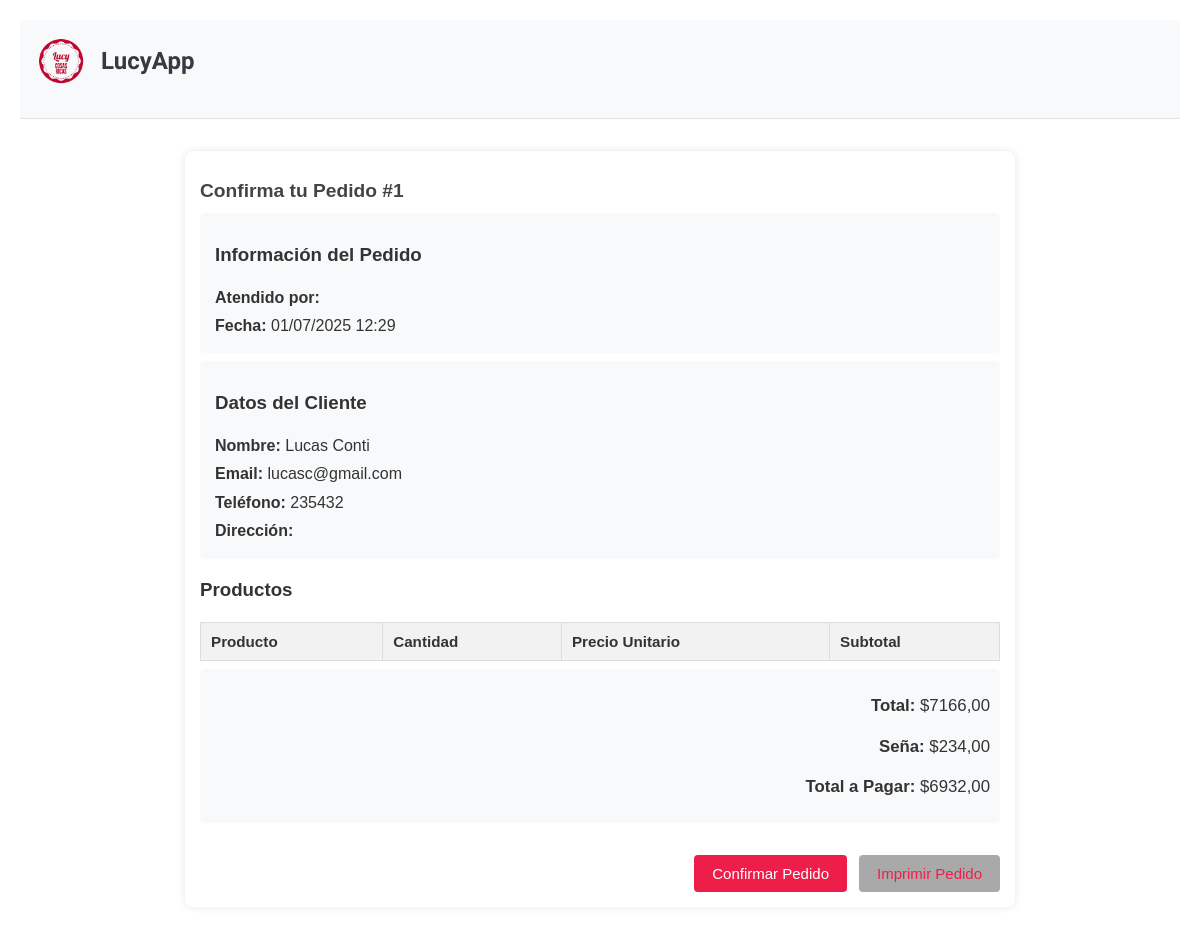
The app's page /catalogo/verificar-pedido/ (signed in) with its own data.
### pedidos/models.py (models this page shows, shortened)
class Pedido(models.Model):
    empleado = models.ForeignKey(Empleado, on_delete=models.SET_NULL, null=True)
    cliente = models.ForeignKey(Cliente, on_delete=models.CASCADE)
    fecha = models.DateTimeField(auto_now_add=True)
    total = models.DecimalField(max_digits=10, decimal_places=2, default=0)
    senia = models.DecimalField(max_digits=10, decimal_places=2, default=0)
    total_final = models.DecimalField(max_digits=10, decimal_places=2, default=0)
    completado = models.BooleanField(default=False)

class Cliente(models.Model):
    nombre_completo = models.CharField(max_length=100)
    email = models.EmailField()
    telefono = models.CharField(max_length=20)
    direccion = models.CharField(max_length=60, blank=True)
    fecha_registro = models.DateTimeField(default=timezone.now)

### pedidos/views.py (the view)
# urls.py: path('verificar-pedido/', views.verificar_pedido, name='verificar_pedido'),
def verificar_pedido(request):
    if 'pedido_id' not in request.session:
        messages.error(request, 'No hay pedido para verificar')
        return redirect('catalogo')
    try:
        pedido = Pedido.objects.get(id=request.session['pedido_id'])
        items = ItemPedido.objects.filter(pedido=pedido)
        if request.method == 'POST':
            pedido.completado = False
            pedido.save()
            del request.session['pedido_id']
            return redirect('gracias')
        return render(request, 'pedidos/verificar_pedido.html', {
            'pedido': pedido,
            'items': items
        })
    except Pedido.DoesNotExist:
        messages.error(request, 'Pedido no encontrado')
        return redirect('catalogo')

### pedidos/templates/pedidos/verificar_pedido.html (shortened to what this page needs)
{% extends 'base.html' %}
{% block content %}
<div class="confirmacion-pedido">
    <h2>Confirma tu Pedido #{{ pedido.id }}</h2>
    <div class="datos-pedido">
        <h3>Información del Pedido</h3>
        <p><strong>Atendido por:</strong> {{ pedido.empleado.nombre }}</p>
        <p><strong>Fecha:</strong> {{ pedido.fecha|date:"d/m/Y H:i" }}</p>
    </div>
    <div class="datos-cliente">
        <h3>Datos del Cliente</h3>
        <p><strong>Nombre:</strong> {{ pedido.cliente.nombre_completo }}</p>
        <p><strong>Email:</strong> {{ pedido.cliente.email }}</p>
        <p><strong>Teléfono:</strong> {{ pedido.cliente.telefono }}</p>
        <p><strong>Dirección:</strong> {{ pedido.cliente.direccion }}</p>
    </div>
    <div class="items-pedido">
        <h3>Productos</h3>
        <table class="tabla-items">
            <thead>
                <tr>
                    <th>Producto</th>
                    <th>Cantidad</th>
                    <th>Precio Unitario</th>
                    <th>Subtotal</th>
                </tr>
            </thead>
        </table>
        <div class="totales">
            <p><strong>Total:</strong> ${{ pedido.total }}</p>
            <p><strong>Seña:</strong> ${{ pedido.senia }}</p>
            <p><strong>Total a Pagar:</strong> ${{ pedido.total_final|floatformat:2 }}</p>
        </div>
    </div>
    <form method="post">
        <div class="botones">
            <button type="submit" class="btn-confirmar">Confirmar Pedido</button>
            <button onclick="window.print()" class="btn-imprimir">Imprimir Pedido</button>
        </div>
    </form>
</div>
{% endblock %}

### pedidos/static/css/estilos.css (style rules this page uses)
body { font-family: "TikTok Sans", sans-serif; line-height: 1.6; padding: 0; color: #333; margin: 20px; }
.datos-cliente, .items-pedido, .totales { margin-bottom: 2rem; }
.btn-confirmar { background: #ee1e4b; color: white; padding: 0.75rem 1.5rem; border: none; border-radius: 4px; cursor: pointer; font-size: 1rem; }
.totales { margin-top: 20px; font-size: 1.1em; }
.botones { margin-top: 30px; display: flex; gap: 15px; }
button, .boton-editar { padding: 10px 20px; font-size: 1em; cursor: pointer; }
button { background-color: #ee1e4b; color: white; border: none; border-radius: 4px; }

### records on screen
Pedido: id "1", fecha "01/07/2025 12:29", cliente.nombre_completo "Lucas Conti", cliente.email "lucasc@gmail.com", cliente.telefono "235432", total "7166,00", senia "234,00", total_final "6932,00"
